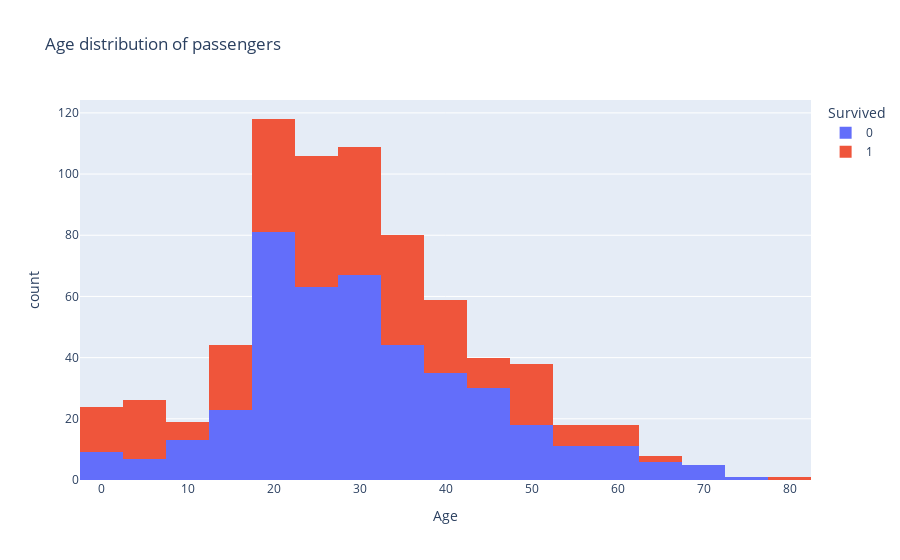

This figure's notebook cell:
### Code cell
#Create a histogram to display the distribution of passengers' ages. Use different colors for passengers who survived and did not survive.
fig=px.histogram(data, x='Age', color='Survived', nbins=20,title='Age distribution of passengers')
fig.show()

### Figure 1 — Plotly figure (JSON) as saved in the notebook; plotly's stock layout.template omitted (floating-point values rounded to 4 significant figures; data arrays with more than 128 entries replaced by an {"elided": "..."} marker saying what was removed)
{"data": [{"alignmentgroup": "True", "bingroup": "x", "hovertemplate": "Survived=0<br>Age=%{x}<br>count=%{y}<extra></extra>", "legendgroup": "0", "marker": {"color": "#636efa", "pattern": {"shape": ""}}, "name": "0", "nbinsx": 20, "offsetgroup": "0", "orientation": "v", "showlegend": true, "type": "histogram", "x": {"elided": "549 float values"}, "xaxis": "x", "yaxis": "y"}, {"alignmentgroup": "True", "bingroup": "x", "hovertemplate": "Survived=1<br>Age=%{x}<br>count=%{y}<extra></extra>", "legendgroup": "1", "marker": {"color": "#EF553B", "pattern": {"shape": ""}}, "name": "1", "nbinsx": 20, "offsetgroup": "1", "orientation": "v", "showlegend": true, "type": "histogram", "x": {"elided": "342 float values"}, "xaxis": "x", "yaxis": "y"}], "layout": {"barmode": "relative", "legend": {"title": {"text": "Survived"}, "tracegroupgap": 0}, "title": {"text": "Age distribution of passengers"}, "xaxis": {"anchor": "y", "domain": [0, 1], "title": {"text": "Age"}}, "yaxis": {"anchor": "x", "domain": [0, 1], "title": {"text": "count"}}}}
